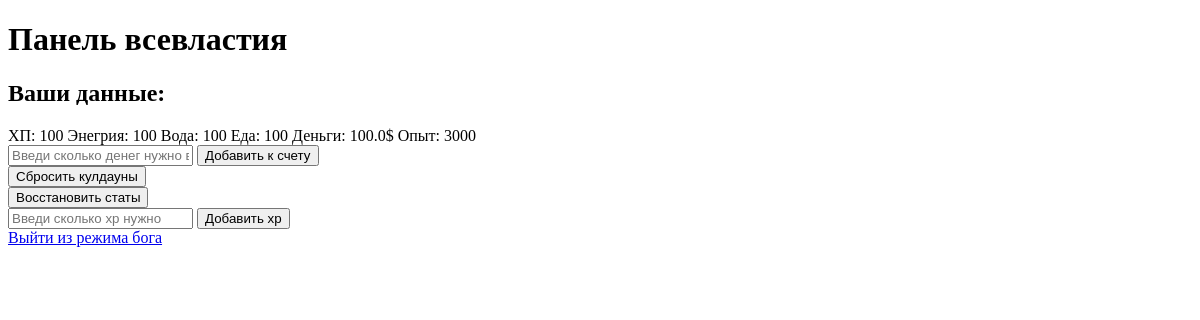
/admin (signed in), run on an earlier commit of the app's database.
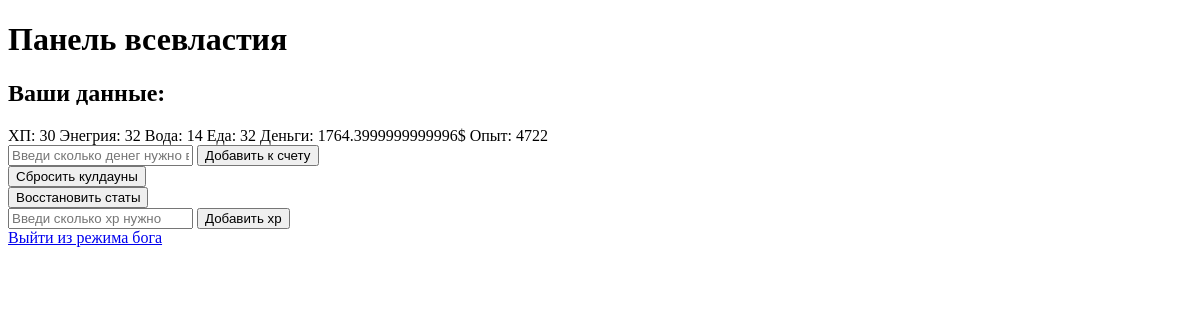
And on a later commit of the database.
### models.py (models this page shows)
class BaseModel(Model):
    class Meta:
        database = db

class Player(BaseModel):
    avatar = ForeignKeyField(Avatars, backref="players")
    login = CharField(unique=True)
    password = CharField()
    hp = IntegerField(default=100)
    energy = IntegerField(default=100)
    max_hp = IntegerField(default=100)
    max_energy = IntegerField(default=100)
    charisma = IntegerField(default=0)
    charisma_bonus = IntegerField(default=0)
    money = FloatField(default=0)
    glory = IntegerField(default=0)
    xp = IntegerField(default=0)
    xp_bonus = FloatField(default=1)
    age = IntegerField()
    name = CharField()
    location = ForeignKeyField(Locations, backref="players", null = True)
    job = ForeignKeyField(Jobs, backref="players", null=True)
    satiety = IntegerField(default=100)
    max_satiety = IntegerField(default=100)
    hydration = IntegerField(default=100)
    max_hydration = IntegerField(default=100)
    time = IntegerField(default=0)
    days = IntegerField(default=0)

### main.py (the view)
@app.route("/admin")
def admin():
    player = Player.get_or_none(login = session.get("login"))
    if not player:
        return redirect("/")
    cooldowns = player.cooldowns
    return render_template("admin.html", player=player, cooldowns=cooldowns)

### templates/admin.html (shortened to what this page needs)
<!DOCTYPE html>
<html>
    <head>
    </head>
    <body>
        <h1>Панель всевластия</h1>
        <h2>Ваши данные: </h2>
        <span>ХП: {{player.hp}}</span>
        <span>Энегрия: {{player.energy}}<span>
        <span>Вода: {{player.hydration}}<span>
        <span>Еда: {{player.satiety}}</span>
        <span>Деньги: {{player.money}}$</span>
        <span>Опыт: {{player.xp}}</span>
        <form action="/admin/cheats" method="get">
            <div>
                <input name="money" placeholder="Введи сколько денег нужно в $">
                <button type="submit" name="action" value="add_money">Добавить к счету</button>
            </div>
            <div>
                <button type="submit" name="action" value="reset_cooldowns">Сбросить кулдауны</button>
            </div>
            <div>
                <button type="submit" name="action" value="full_stats">Восстановить статы</button>
            </div>
            <div>
                <input name="xp" placeholder="Введи сколько xp нужно">
                <button type="submit" name="action" value="add_xp">Добавить xp</button>
            </div>
        </form>
        <a href="/main">Выйти из режима бога</a>
    </body>
</html>

What changed in the data, as far as the page shows it:
changed Player: hp "100" → "30"; energy "100" → "32"; hydration "100" → "14"; satiety "100" → "32"; money "100.0" → "1764.3999999999996"; xp "3000" → "4722"
